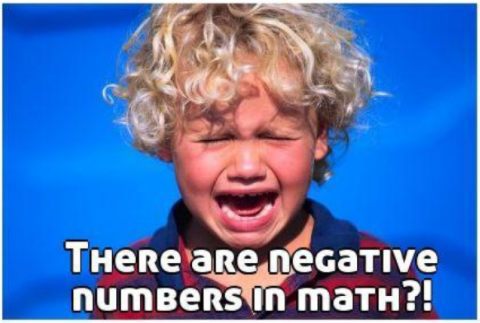
#> input picture original.png, 480 x 323 px
$ python encompress.py
#> lines starting #> are read from the running program, lines starting #| are printed output that depends on the picture
#IMPORTS#
import Image
import random
import math
import sys
import time
import numpy
#FUNCTIONS#
# [55 lines left out: functions to_binary, power, primality, return2factors, setx, not called in this run]

def setxtra(x:str,r,g,b,a,dataloss = 5):
  lesser = 8-dataloss
  cutval = 2**lesser
  if False in [i in ["0","1"] for i in x]:
    raise TypeError("Argument x contained a non binary character.")
  if len([i for i in x]) !=lesser*3:
    raise ValueError("String contains more that 3 binary digits.")
  if r%cutval != int(x[:lesser],2):
    r = (r//cutval)*cutval
    r+=int(x[:lesser],2)
  if g%cutval != int(x[lesser:2*lesser],2):
    g = (g//cutval)*cutval
    g+=int(x[lesser:2*lesser],2)
  if b%cutval != int(x[2*lesser:],2):
    b = (b//cutval)*cutval
    b+=int(x[2*lesser:],2)
  return (r,g,b,a)

def getxtra(r,g,b,a,dataloss=5):
  lesser = 8-dataloss
  cutval = 2**lesser
  return "".join([str(bin((i%cutval)+cutval)[3:]) for i in [r,g,b]])
def getbinary(r,g,b,a):
  return "".join([str(i%2) for i in (r,g,b)])
def prints(boolean, *args,end="\n"):
  if boolean:
    print(args,end="\n")

def encodeBinString(message,filename,tofilename="new.png",dataloss=5,overridesize=False,desc = False):
  try:
    image = Image.open(filename)#Lowering the image resolution as it will take a long time to run on a high resolution
  except:
    return IndexError("File does not exist.")
  if not overridesize:
    image.thumbnail((600,600))
  image.save(tofilename)
  img = Image.open(tofilename)# Opening the smaller image
  img_size=img.size #Getting the image size
  arr = list(img.getdata()) #Loading the Image data into RAM
  prints(desc,"Image data in RAM")
  message+="1"# End of message indicator
  while len(message)%(3*(8-dataloss))!=0:
    message+="0" # So the message is completely balanced when read (If I am alive, I will explain...)
  prints(desc,"Image ready to send")
  mesidx = 0 # Keeps track of what index of message to encode.
  count= 0 # Keeps track of used and extra space left in the image.
  for i in range(len(arr)):
    prints(desc,str(round((100*i)/len(arr),2))+"%",end = "\r")
    try:#Get the r,g,b,a values of a color
      r,g,b,a = arr[i]
    except:
      r,g,b = arr[i]
      a = 255
    try: # If there is more message to send, send it, or else just send 0's
      answer = setxtra(message[mesidx:mesidx+3*(8-dataloss)],r,g,b,a,dataloss = dataloss)
    except BaseException as e:
      count+=1 #Counts the extra data
      answer = setxtra("".join(["0" for i in range(3*(8-dataloss))]),r,g,b,a,dataloss=dataloss)
    arr[i] = answer
    mesidx+=3*(8-dataloss)
  if count == 0:
    raise BaseException("Not enough space to store image")
  prints(desc,"Extra bits left",count*3*(8-dataloss),len(message))
  im2 = Image.new(mode="RGBA", size=img_size)# Store the image data into a real image
  im2.putdata(arr)
  im2.save(tofilename)

def decodeBinString(filename,overidesize=False,dataloss=5,desc=False):
  try: # Try opening the file
    img = Image.open(filename)
  except:
    return IndexError("File does not exist")
  arr = list(img.getdata()) # Get the image data into RAM
  prints(desc,"Image data in RAM")
  message = "" #The emtpy binary string
  prints(desc,"Starting Decode")
  for i in range(len(arr)):
    prints(desc,i*100/len(arr),"percent done decode",end="\r")
    try: # Get the RGBA value
      r,g,b,a = arr[i]
    except:
      r,g,b = arr[i]
      a = 255

    message += getxtra(r,g,b,a,dataloss=dataloss) # Add the binary value to the list of all binary values.
  prints(desc,"Processed image!")
  while not "1" in message[-100:]:# Get rid of the extra zeros at the end.
    message = message[:len(message)-100]
  while message[-1] == "0":
    message = message[:len(message)-1]
  message = message[:len(message)-1]# Getting rid of the extra 1 added to make the message completely whole.
  return message
# [6 lines left out: function mismatch_index, not called in this run]

def compress(percent:float,filename,tofilename = "gmonkey.png",saved_image_readability = True):
#> called with percent = 0.76, filename = 'original.png', tofilename = 'compressed.png', saved_image_readability = True
  a = [0.875,0.75,0.624,0.5,0.377,0.25,0.126]
  #dataloss = originalloss #This is the amount of bits(out of 8) will be kept. The lower this number, the lower the quality, but the smaller the saved image can be.
  saved_image_readability = True # The cropped image will have some resemblance to the original when set True
  imagecrop = percent
  #filename = "thisisis.png"
  #tofilename = "gmonkey.png"

  img = Image.open(filename)
#> img is the input picture: PIL image 480x323 RGB; mean R, G, B 84.1, 116.1, 177.6
  img_size=img.size
#> img_size = (480, 323)
  arr = list(img.getdata())
#> arr = 155040 items
  s = 0
  while a[s]>percent:
    s+=1
    if s==len(a):
      raise BaseException("We cannot compress the image that much!")
  dataloss = 7-s
  if img_size[1]<25:
    raise BaseException("Image too small :(")
  big = []
  small = []#list(img_size)
  big_limit = round(img_size[1]*imagecrop)*img_size[0] if saved_image_readability else round(imagecrop*len(arr))
#> big_limit = 117600

  for i in range(len(arr)):
    if i<big_limit:
      big.append(arr[i])
    else:
      for x in range(len(arr[i])):
        if x < 3:
          small.append(arr[i][x])
#> after the loop, big = 117600 items; small = 112320 items

  a = [bin(i)[2:].zfill(dataloss) for i in range(2**dataloss)]
#> a = 64 items, first 6: '000000', '000001', '000010', '000011', '000100', '000101'

  smallstr = ""

  ahs = bin(img_size[0])[2:]
#> ahs = '111100000'
  while len(ahs)!=13:
    ahs="0"+ahs
  smallstr+=ahs
#> smallstr = '0000111100000'
  ahs = bin(img_size[1])[2:]
#> ahs = '101000011'
  while len(ahs)!=13:
    ahs="0"+ahs
  smallstr+=ahs
#> smallstr = '00001111000000000101000011'

  small_values = [math.floor(small[i] / (2**(8-dataloss))) for i in range(len(small))]
#> small_values = 112320 items

  smallstr += "".join([a[small_values[i]] for i in range(0,len(small_values))])

  im2 = Image.new(mode="RGB", size=(img_size[0],round(img_size[1]*imagecrop)))
#> im2: PIL image 480x245 RGB; every value is 0
  im2.putdata(big)
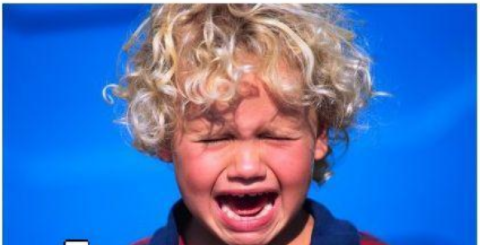
#> im2: PIL image 480x245 RGB; mean R, G, B 76.2, 115.5, 184.3
  im2.save(tofilename)

  encodeBinString(smallstr,tofilename,tofilename,dataloss=dataloss)#High Time Consumption
#> in encodeBinString, `arr = list(img.getdata())`: arr = 117600 items
#> the loop in encodeBinString, `for i in range(len(arr)):` made 117600 passes
#> (answer, mesidx) on passes 1 to 12: ((252, 252, 251, 255), 6), ((255, 252, 248, 255), 12), ((248, 252, 249, 255), 18), ((249, 252, 248, 255), 24), ((251, 255, 250, 255), 30), ((250, 255, 251, 255), 36), ((251, 255, 251, 255), 42), ((251, 255, 249, 255), 48), ((248, 255, 251, 255), 54), ((253, 255, 251, 255), 60), ((254, 253, 250, 255), 66), ((252, 254, 253, 255), 72)
#> in encodeBinString, `im2 = Image.new(mode="RGBA", size=img_size)# Store the image data into..`: im2: PIL image 480x245 RGBA; every value is 0

def uncompress(percent,filename,tofilename = "mew3.png"):
#> called with percent = 0.76, filename = 'compressed.png', tofilename = 'uncompressed.png'
  a = [0.875,0.75,0.624,0.5,0.377,0.25,0.126]
  s = 0
  while a[s]>percent:
    s+=1
    if s==len(a):
      raise BaseException("We cannot compress the image that much!")
  dataloss = 7-s
  size = []
  smaller = []
  x = 0

  answers = decodeBinString(filename,dataloss = dataloss)
#> the loop in decodeBinString, `while message[-1] == "0":` made 53 passes

  for y in range(2):
    abs = ""
    for i in range(13):
      abs+=answers[x]
      x+=1
    size.append(int(abs, 2))
  while x < len(answers):
    abs = ""
    for i in range(dataloss):
      abs+=answers[x]
      x+=1
    smaller.append(int(abs, 2)*(2**(8-dataloss)))

  img = Image.open(filename)
  img_size=img.size
  newbig = list(img.getdata())

  for i in range(len(newbig)):
    if len(newbig[i])==4:
      newbig[i]=newbig[i][:3]

  length = len(smaller)
  newbig += [(smaller[x], smaller[x+1], smaller[x+2]) for x in range(0, length-2, 3)]

  im2 = Image.new(mode="RGB", size=tuple(size))
#> im2: PIL image 480x323 RGB; every value is 0
  im2.putdata(newbig)
  im2.save(tofilename)
#SETUP#
sys.set_int_max_str_digits(10**9)
#CODING#

compress(0.76,"original.png","compressed.png")
uncompress(0.76,"compressed.png","uncompressed.png")


#--------------------------------------------------------------#
